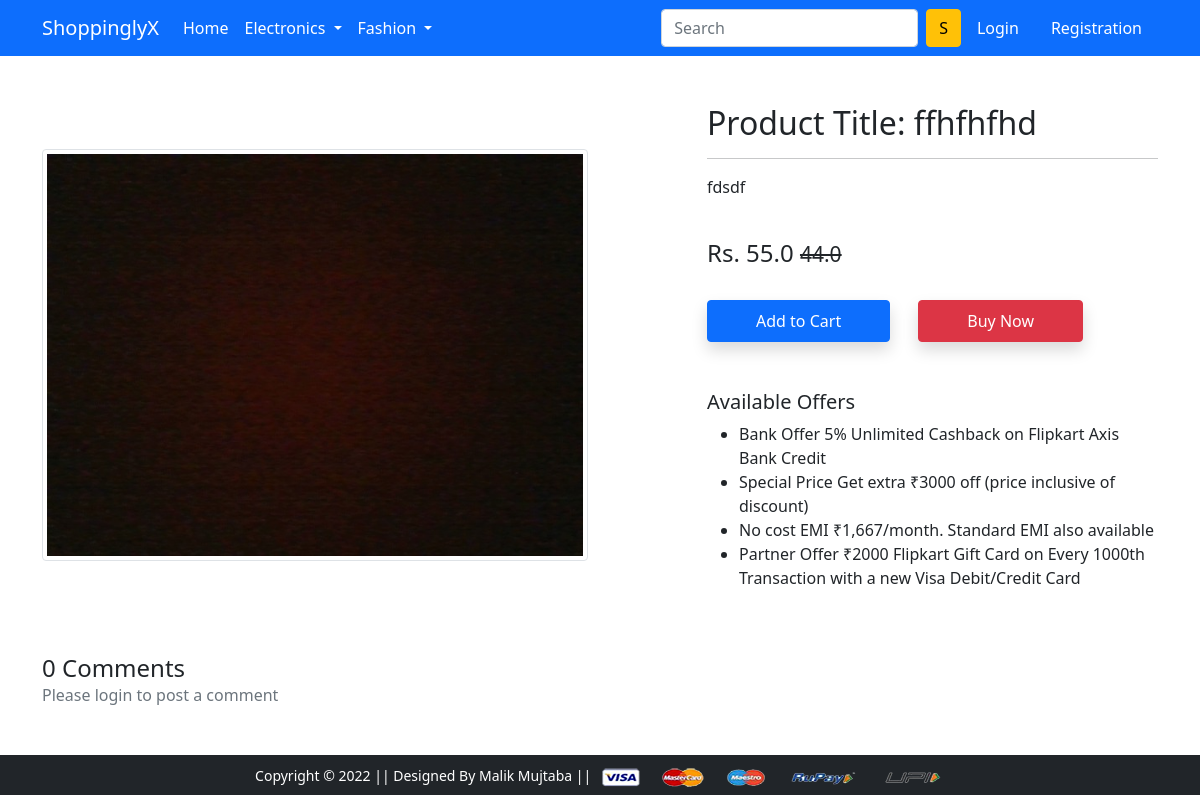
/2, run on the app's committed database.
### app/models.py (models this page shows, shortened)
class Product(models.Model):
    title = models.CharField(max_length=100)
    selling_price = models.FloatField()
    discounted_price = models.FloatField()
    description = models.TextField()
    brand = models.ForeignKey(Brand, on_delete=models.CASCADE)
    category = models.ForeignKey(Category, on_delete=models.CASCADE)
    product_image = models.ImageField(upload_to='productimg')

### app/views.py (the view, shortened to what this page needs)
# urls.py: path('<int:pk>', views.ProductDetailView.as_view(), name='product-detail'),
class ProductDetailView(View):
    def get(self, request, pk):
        product = Product.objects.get(pk=pk)
        comment = ProductComment.objects.filter(product=product, parent=None)
        replies = ProductComment.objects.filter(product=product).exclude(parent=None)
        reply_dict = {}
        for reply in replies:
            if reply.parent.id not in reply_dict.keys():
                reply_dict[reply.parent.id] = [reply]
            else:
                reply_dict[reply.parent.id].append(reply)
        item_already_in_cart = False
        if request.user.is_authenticated:
            item_already_in_cart = Cart.objects.filter(Q(product=product.id) & Q(user=request.user)).exists()
        return render(request, 'app/product-detail.html',
                      {'product': product, 'item_in_cart': item_already_in_cart, 'comments': comment,
                       'reply_dict': reply_dict})

### app/templates/app/product-detail.html (shortened to what this page needs)
{% extends 'app/base.html' %}
{% load static %}
{% block main-content %}
{% load humanize %}
{% load extras %}
<div class="container my-5">
    <div class="row">
        <div class="col-sm-6 text-center align-self-center">
            <img src="{{product.product_image.url}}" alt="" class="img-fluid img-thumbnail">
        </div>
        <div class="col-sm-5 offset-sm-1">
            <h2>Product Title: {{product.title}}</h2>
            <hr>
            <p>{{product.description}}</p> <br>
            <h4>Rs. {{product.discounted_price}} <small
                    class="fw-light text-decoration-line-through">{{product.selling_price}}</small>
            </h4> <br>
            {% if not request.user.is_authenticated %}
            <form action="/add-to-cart" class="d-inline">
                <button type="submit" class="btn btn-primary shadow px-5 py-2">Add to Cart</button>
            </form>
            {% endif %}
            <a href="{% url 'checkout' %}" class="btn btn-danger shadow px-5 py-2 ms-4">Buy Now</a>
            <h5 class="mt-5">Available Offers</h5>
            <ul>
                <li>Bank Offer 5% Unlimited Cashback on Flipkart Axis Bank Credit</li>
                <li>Special Price Get extra ₹3000 off (price inclusive of discount)</li>
                <li>No cost EMI ₹1,667/month. Standard EMI also available</li>
                <li>Partner Offer ₹2000 Flipkart Gift Card on Every 1000th Transaction with a new Visa Debit/Credit Card
                </li>
            </ul>
        </div>
    </div>
</div>
<div class="container">
    <h4 class="d-inline ml-2">{{ comments.count }} Comment{{ comments|pluralize }}</h4>
    {% if request.user.is_authenticated %}
    <form action="{% url 'post-comment' %}" method="post">
        {% csrf_token %}
        <div class="form-row">
            <div class="form-group col-md-5">
                <label for="prodcomment">Post Comment</label>
                <input type="text" name="comment" placeholder="Enter Your Comment Here" required
                    class="form-control border rounded-pill border-primary" id="prodcomment">
                <input type="hidden" name="product_id" value="{{product.id}}">
                <input type="hidden" name="reply_id" value="">
            </div>
        </div>
        <input type="submit" value="Comment" class="btn btn-outline-success mt-3">
    </form>
    {% else %}
    <p class="text-muted">Please login to post a comment</p>
    {% endif %}
</div>
{% endblock main-content %}

### data on the page
Product: product_image (picture), title "ffhfhfhd", description "fdsdf", discounted_price "55.0", selling_price "44.0"

### other printed values
{{ comments.count }} "0"
